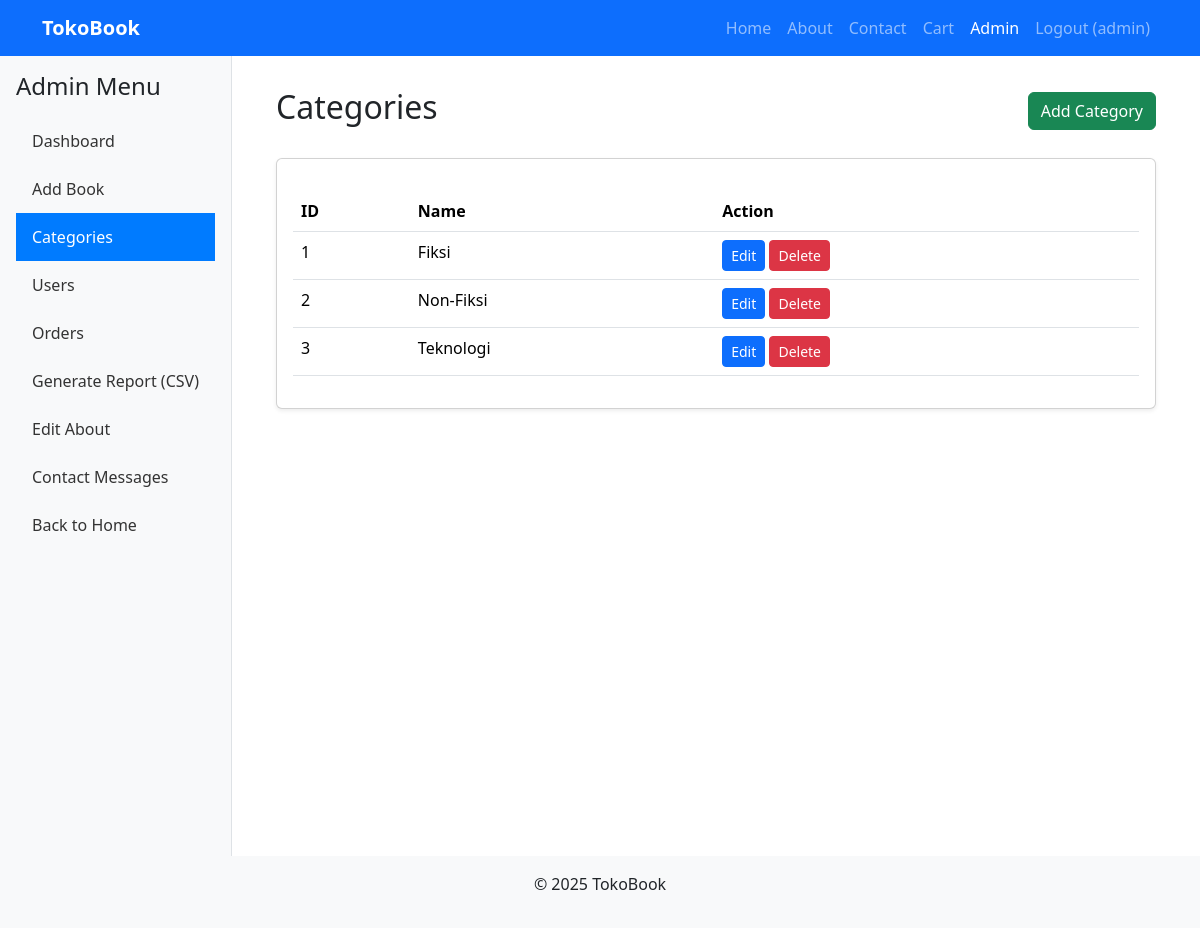
Screenshot of /admin/categories.php (signed in) with the database file from the repository.
### tables this page shows
CREATE TABLE IF NOT EXISTS categories (
    id INT AUTO_INCREMENT PRIMARY KEY,
    name VARCHAR(100) NOT NULL UNIQUE
);

### admin/categories.php (the view, shortened to what this page needs)
<?php
require_once __DIR__.'/../db.php';
$cats = $pdo->query('SELECT * FROM categories ORDER BY name')->fetchAll(PDO::FETCH_ASSOC);
?>
<!DOCTYPE html>
<html lang="en">
<head>
    <link href="https://cdn.jsdelivr.net/npm/bootstrap@5.3.3/dist/css/bootstrap.min.css" rel="stylesheet">
</head>
<body>
<header>
    <nav class="navbar navbar-expand-lg navbar-dark bg-primary">
        <div class="container">
            <a class="navbar-brand" href="/TokoBook/index.php">TokoBook</a>
            <div class="collapse navbar-collapse" id="navbarNav">
                <ul class="navbar-nav ms-auto">
                    <li class="nav-item"><a class="nav-link" href="../index.php">Home</a></li>
                    <li class="nav-item"><a class="nav-link" href="../about.php">About</a></li>
                    <li class="nav-item"><a class="nav-link" href="../contact.php">Contact</a></li>
                    <li class="nav-item"><a class="nav-link" href="../cart.php">Cart</a></li>
                    <li class="nav-item"><a class="nav-link active" aria-current="page" href="dashboard.php">Admin</a></li>
                    <li class="nav-item"><a class="nav-link" href="../logout.php">Logout (<?php echo htmlspecialchars($_SESSION['user']['username']); ?>)</a></li>
                </ul>
            </div>
        </div>
    </nav>
</header>
<div class="d-flex">
    <nav class="sidebar d-flex flex-column p-3">
        <h4 class="mb-3">Admin Menu</h4>
        <ul class="nav flex-column">
            <li class="nav-item"><a class="nav-link" href="dashboard.php">Dashboard</a></li>
            <li class="nav-item"><a class="nav-link" href="book_add.php">Add Book</a></li>
            <li class="nav-item"><a class="nav-link active" href="categories.php">Categories</a></li>
            <li class="nav-item"><a class="nav-link" href="users.php">Users</a></li>
            <li class="nav-item"><a class="nav-link" href="orders.php">Orders</a></li>
            <li class="nav-item"><a class="nav-link" href="report.php">Generate Report (CSV)</a></li>
            <li class="nav-item"><a class="nav-link" href="about_edit.php">Edit About</a></li>
            <li class="nav-item"><a class="nav-link" href="contacts.php">Contact Messages</a></li>
            <li class="nav-item"><a class="nav-link" href="../index.php">Back to Home</a></li>
        </ul>
    </nav>
    <main class="content flex-grow-1">
        <div class="container">
            <div class="d-flex justify-content-between align-items-center mb-4">
                <h2>Categories</h2>
                <a href="category_add.php" class="btn btn-success">Add Category</a>
            </div>
            <div class="card shadow-sm">
                <div class="card-body">
                    <div class="table-responsive">
                        <table class="table table-hover">
                            <thead>
                                <tr>
                                    <th scope="col">ID</th>
                                    <th scope="col">Name</th>
                                    <th scope="col">Action</th>
                                </tr>
                            </thead>
                            <tbody>
                                <?php foreach($cats as $c): ?>
                                    <tr>
                                        <td><?php echo $c['id']; ?></td>
                                        <td><?php echo htmlspecialchars($c['name']); ?></td>
                                        <td>
                                            <a href="category_edit.php?id=<?php echo $c['id']; ?>" class="btn btn-sm btn-primary">Edit</a>
                                            <a href="category_delete.php?id=<?php echo $c['id']; ?>" class="btn btn-sm btn-danger" onclick="return confirm('Delete?')">Delete</a>
                                        </td>
                                    </tr>
                                <?php endforeach; ?>
                            </tbody>
                        </table>
                    </div>
                </div>
            </div>
        </div>
    </main>
</div>
<footer class="bg-light py-3 text-center">
    <p>&copy; <?php echo date('Y'); ?> TokoBook</p>
</footer>
</body>
</html>

### admin/categories.php (style rules this page uses)
.navbar-brand { font-weight: bold; }
.sidebar { min-height: 100vh; background-color: #f8f9fa; border-right: 1px solid #dee2e6; }
.sidebar .nav-link { color: #333; padding: 0.75rem 1rem; }
.sidebar .nav-link.active { background-color: #007bff; color: white !important; }
.content { padding: 2rem; }
.table-responsive { margin-top: 1rem; }

### rows the page displays
categories: id "1", name "Fiksi"
categories: id "2", name "Non-Fiksi"
categories: id "3", name "Teknologi"

### other values shown
$_SESSION['user']['username'] "admin"
